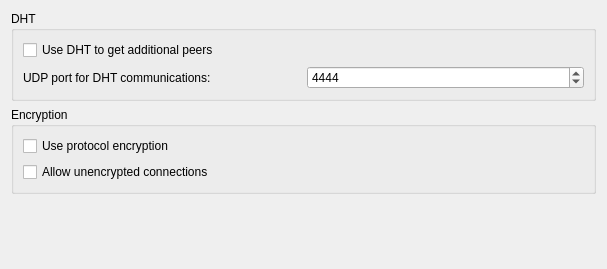
<ui version="4.0" >
 <class>BTPref</class>
 <widget class="QWidget" name="BTPref" >
  <property name="geometry" >
   <rect>
    <x>0</x>
    <y>0</y>
    <width>607</width>
    <height>269</height>
   </rect>
  </property>
  <property name="windowTitle" >
   <string>Form</string>
  </property>
  <layout class="QVBoxLayout" >
   <item>
    <widget class="QGroupBox" name="dhtGroupBox" >
     <property name="title" >
      <string>DHT</string>
     </property>
     <layout class="QVBoxLayout" >
      <item>
       <widget class="QCheckBox" name="kcfg_dhtSupport" >
        <property name="toolTip" >
         <string>DHT is a trackerless protocol to find peers sharing the same torrents as you do.</string>
        </property>
        <property name="text" >
         <string>Use DHT to get additional peers</string>
        </property>
       </widget>
      </item>
      <item>
       <layout class="QHBoxLayout" >
        <item>
         <widget class="QLabel" name="label_4" >
          <property name="text" >
           <string>UDP port for DHT communications:</string>
          </property>
         </widget>
        </item>
        <item>
         <widget class="QSpinBox" name="kcfg_dhtPort" >
          <property name="toolTip" >
           <string>&lt;html>&lt;head>&lt;meta name="qrichtext" content="1" />&lt;style type="text/css">
p, li { white-space: pre-wrap; }
&lt;/style>&lt;/head>&lt;body style=" font-family:'Sans Serif'; font-size:9pt; font-weight:400; font-style:normal;">
&lt;p style=" margin-top:0px; margin-bottom:0px; margin-left:0px; margin-right:0px; -qt-block-indent:0; text-indent:0px;">UDP port to use for the DHT protocol.&lt;/p>
&lt;p style="-qt-paragraph-type:empty; margin-top:0px; margin-bottom:0px; margin-left:0px; margin-right:0px; -qt-block-indent:0; text-indent:0px;">&lt;/p>
&lt;p style=" margin-top:0px; margin-bottom:0px; margin-left:0px; margin-right:0px; -qt-block-indent:0; text-indent:0px;">&lt;span style=" font-weight:600;">Attention:&lt;/span> If you are behind a router, this port needs to be forwarded to accept incoming DHT requests. The UPnP plugin can do this for you.&lt;/p>&lt;/body>&lt;/html></string>
          </property>
          <property name="minimum" >
           <number>1</number>
          </property>
          <property name="maximum" >
           <number>65535</number>
          </property>
          <property name="value" >
           <number>4444</number>
          </property>
         </widget>
        </item>
       </layout>
      </item>
     </layout>
    </widget>
   </item>
   <item>
    <widget class="QGroupBox" name="groupBox_4" >
     <property name="title" >
      <string>Encryption</string>
     </property>
     <layout class="QVBoxLayout" >
      <item>
       <widget class="QCheckBox" name="kcfg_useEncryption" >
        <property name="toolTip" >
         <string>&lt;html>&lt;head>&lt;meta name="qrichtext" content="1" />&lt;style type="text/css">
p, li { white-space: pre-wrap; }
&lt;/style>&lt;/head>&lt;body>
&lt;p style=" margin-top:0px; margin-bottom:0px; margin-left:0px; margin-right:0px; -qt-block-indent:0; text-indent:0px;">Protocol encryption is useful when your ISP is slowing down bittorrent connections. &lt;/p>
&lt;p style=" margin-top:0px; margin-bottom:0px; margin-left:0px; margin-right:0px; -qt-block-indent:0; text-indent:0px;">The encryption will prevent your bittorrent traffic to be flagged as bittorrent traffic, and so the ISP will not slow it down.&lt;/p>&lt;/body>&lt;/html></string>
        </property>
        <property name="text" >
         <string>Use protocol encryption</string>
        </property>
       </widget>
      </item>
      <item>
       <widget class="QCheckBox" name="kcfg_allowUnencryptedConnections" >
        <property name="toolTip" >
         <string>Not all clients support encryption, and some people have encryption disabled. If you want to connect to those peers, you need to have this option enabled.</string>
        </property>
        <property name="text" >
         <string>Allow unencrypted connections</string>
        </property>
       </widget>
      </item>
     </layout>
    </widget>
   </item>
   <item>
    <spacer>
     <property name="orientation" >
      <enum>Qt::Vertical</enum>
     </property>
     <property name="sizeHint" >
      <size>
       <width>20</width>
       <height>40</height>
      </size>
     </property>
    </spacer>
   </item>
  </layout>
 </widget>
 <resources/>
 <connections/>
</ui>
